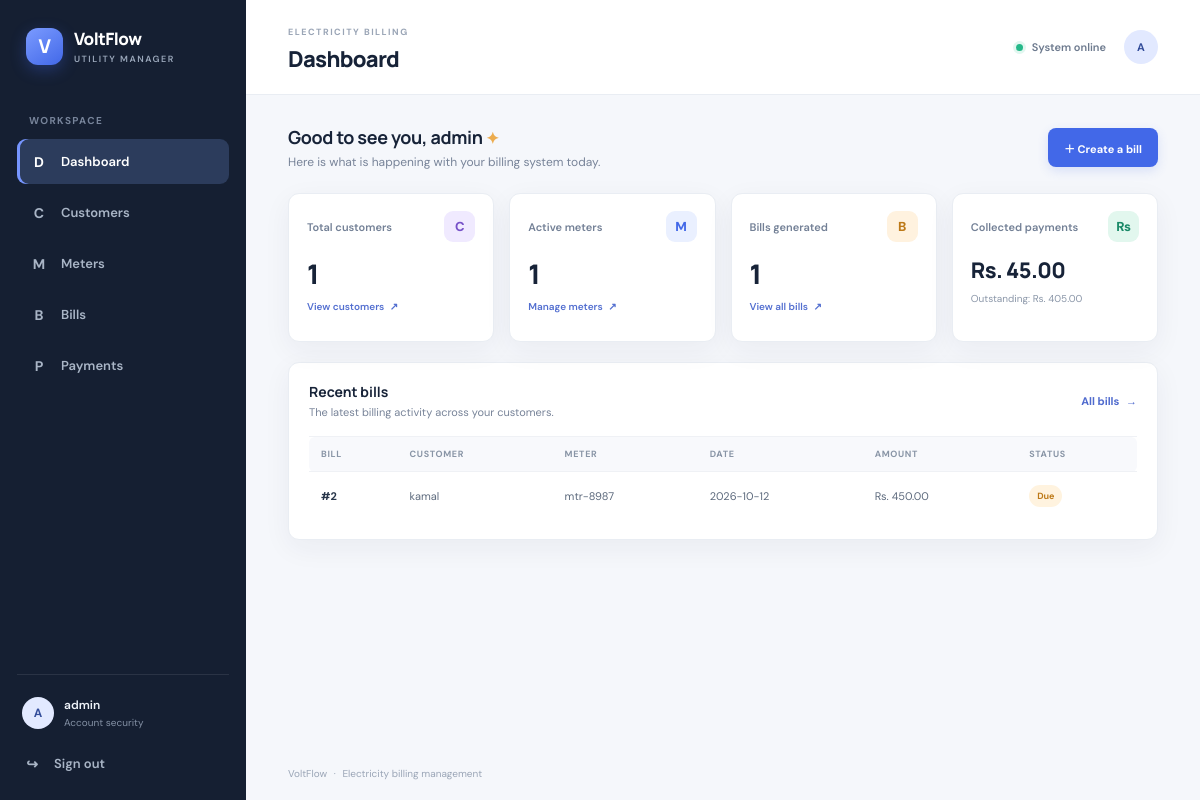
Screenshot of /electricity_billing/pages/dashboard.php (signed in) with the database file from the repository.
### tables this page shows
CREATE TABLE `bills` (
  `id` int(10) UNSIGNED NOT NULL,
  `meter_id` int(10) UNSIGNED NOT NULL,
  `units` decimal(10,2) NOT NULL,
  `total_amount` decimal(12,2) NOT NULL,
  `bill_date` date NOT NULL
);

CREATE TABLE `customers` (
  `id` int(10) UNSIGNED NOT NULL,
  `name` varchar(150) NOT NULL,
  `address` varchar(255) NOT NULL,
  `phone` varchar(30) NOT NULL
);

CREATE TABLE `meters` (
  `id` int(10) UNSIGNED NOT NULL,
  `customer_id` int(10) UNSIGNED NOT NULL,
  `meter_number` varchar(100) NOT NULL,
  `unit_rate` decimal(10,2) NOT NULL
);

### electricity_billing/pages/dashboard.php (the view, shortened to what this page needs)
<?php
require_once __DIR__ . '/../config/app.php';
$customerCount = (int) $conn->query('SELECT COUNT(*) FROM customers')->fetchColumn();
$meterCount = (int) $conn->query('SELECT COUNT(*) FROM meters')->fetchColumn();
$billCount = (int) $conn->query('SELECT COUNT(*) FROM bills')->fetchColumn();
$paymentTotal = (float) $conn->query('SELECT COALESCE(SUM(amount), 0) FROM payments')->fetchColumn();
$outstanding = (float) $conn->query('SELECT COALESCE(SUM(b.total_amount - COALESCE(p.paid, 0)), 0) FROM bills b LEFT JOIN (SELECT bill_id, SUM(amount) AS paid FROM payments GROUP BY bill_id) p ON p.bill_id = b.id WHERE b.total_amount > COALESCE(p.paid, 0)')->fetchColumn();
$recentBills = $conn->query('SELECT b.id, b.bill_date, b.total_amount, m.meter_number, c.name AS customer_name, COALESCE(p.paid, 0) AS paid FROM bills b JOIN meters m ON m.id = b.meter_id JOIN customers c ON c.id = m.customer_id LEFT JOIN (SELECT bill_id, SUM(amount) AS paid FROM payments GROUP BY bill_id) p ON p.bill_id = b.id ORDER BY b.id DESC LIMIT 6')->fetchAll();
?>
<div class="welcome-row"><div><h2>Good to see you, <?= e($_SESSION['user']) ?> <span class="wave">✦</span></h2><p>Here is what is happening with your billing system today.</p></div><a class="button button-primary" href="bill.php">＋ Create a bill</a></div>
<div class="stats-grid">
    <article class="stat-card"><div class="stat-top"><span class="stat-label">Total customers</span><span class="stat-icon icon-violet">C</span></div><div class="stat-value"><?= number_format($customerCount) ?></div><a href="customer.php" class="stat-link">View customers <span>↗</span></a></article>
    <article class="stat-card"><div class="stat-top"><span class="stat-label">Active meters</span><span class="stat-icon icon-blue">M</span></div><div class="stat-value"><?= number_format($meterCount) ?></div><a href="meter.php" class="stat-link">Manage meters <span>↗</span></a></article>
    <article class="stat-card"><div class="stat-top"><span class="stat-label">Bills generated</span><span class="stat-icon icon-amber">B</span></div><div class="stat-value"><?= number_format($billCount) ?></div><a href="bill.php" class="stat-link">View all bills <span>↗</span></a></article>
    <article class="stat-card"><div class="stat-top"><span class="stat-label">Collected payments</span><span class="stat-icon icon-green">₨</span></div><div class="stat-value stat-money">Rs. <?= number_format($paymentTotal, 2) ?></div><span class="stat-foot">Outstanding: Rs. <?= number_format($outstanding, 2) ?></span></article>
</div>
<section class="panel">
    <div class="panel-heading"><div><h3>Recent bills</h3><p>The latest billing activity across your customers.</p></div><a class="text-link" href="bill.php">All bills <span>→</span></a></div>
    <?php if (!$recentBills): ?>
        <div class="empty-state"><span class="empty-icon">▤</span><strong>No bills yet</strong><p>Add a customer and meter, then create your first bill.</p><a class="button button-secondary" href="customer.php">Add a customer</a></div>
    <?php else: ?>
        <div class="table-wrap"><table><thead><tr><th>Bill</th><th>Customer</th><th>Meter</th><th>Date</th><th>Amount</th><th>Status</th></tr></thead><tbody>
        <?php foreach ($recentBills as $bill): $isPaid = (float) $bill['paid'] >= (float) $bill['total_amount']; ?>
            <tr><td class="table-strong">#<?= (int) $bill['id'] ?></td><td><?= e($bill['customer_name']) ?></td><td><?= e($bill['meter_number']) ?></td><td><?= e($bill['bill_date']) ?></td><td>Rs. <?= number_format((float) $bill['total_amount'], 2) ?></td><td><span class="badge <?= $isPaid ? 'badge-paid' : 'badge-due' ?>"><?= $isPaid ? 'Paid' : 'Due' ?></span></td></tr>
        <?php endforeach; ?>
        </tbody></table></div>
    <?php endif; ?>
</section>

### electricity_billing/assets/css/style.css (style rules this page uses)
:root { --ink: #172338; --muted: #778398; --line: #e9edf3; --paper: #ffffff; --canvas: #f5f7fb; --blue: #4268e8; --blue-dark: #3457d5; --green: #168b65; --sidebar: #151f32; --sidebar-muted: #9ba8bb; --shadow: 0 8px 28px rgba(29, 45, 73, .055); }
* { box-sizing: border-box; }
body { margin: 0; font-family: "DM Sans", "Segoe UI", sans-serif; color: var(--ink); background: var(--canvas); font-size: 14px; }
a { color: inherit; text-decoration: none; }
.app-body { min-height: 100vh; }
.welcome-row, .page-intro { display: flex; align-items: center; justify-content: space-between; gap: 18px; margin-bottom: 23px; }
.welcome-row h2, .page-intro h2 { margin: 0 0 5px; font: 700 18px "Manrope", sans-serif; letter-spacing: -.35px; }
.welcome-row p, .page-intro p, .panel-heading p { margin: 0; color: var(--muted); font-size: 12px; }
.wave { color: #ecac4e; font-size: 16px; }
.button { min-height: 39px; display: inline-flex; justify-content: center; align-items: center; gap: 8px; padding: 0 15px; border: 1px solid transparent; border-radius: 8px; font-size: 11px; font-weight: 700; transition: .16s ease; white-space: nowrap; }
.button-primary { color: #fff; background: var(--blue); box-shadow: 0 4px 11px rgba(66, 104, 232, .16); }
.stats-grid { display: grid; grid-template-columns: repeat(4, minmax(0, 1fr)); gap: 15px; margin-bottom: 20px; }
.stat-card, .panel { border: 1px solid var(--line); border-radius: 11px; background: var(--paper); box-shadow: var(--shadow); }
.stat-card { min-height: 149px; padding: 17px 18px 13px; }
.stat-top { display: flex; align-items: center; justify-content: space-between; }
.stat-label { color: #738096; font-size: 11px; font-weight: 600; }
.stat-icon { width: 31px; height: 31px; display: grid; place-items: center; border-radius: 9px; font-size: 13px; font-weight: 800; }
.icon-violet { color: #7651c8; background: #f0eaff; }
.icon-blue { color: #4268e8; background: #eaf0ff; }
.icon-amber { color: #bd7917; background: #fff2df; }
.icon-green { color: #198967; background: #e2f7ee; }
.stat-value { margin-top: 13px; font: 800 27px "Manrope", sans-serif; letter-spacing: -1px; }
.stat-money { font-size: clamp(17px, 1.8vw, 23px); letter-spacing: -.55px; white-space: nowrap; }
.stat-link, .stat-foot { display: inline-block; margin-top: 8px; color: #8a96a8; font-size: 10px; }
.stat-link { color: #536fd0; font-weight: 600; }
.stat-link span { padding-left: 3px; }
.panel { margin-bottom: 19px; padding: 19px 20px; }
.panel-heading { display: flex; align-items: center; justify-content: space-between; gap: 12px; margin-bottom: 17px; }
.panel-heading h3 { margin: 0 0 4px; font: 700 14px "Manrope", sans-serif; }
.panel-heading p { font-size: 11px; }
.text-link { color: #506bce; font-size: 11px; font-weight: 700; }
.text-link span { padding-left: 4px; }
.table-wrap { width: 100%; overflow-x: auto; }
table { width: 100%; border-collapse: collapse; text-align: left; white-space: nowrap; }
th { padding: 11px 12px; color: #8995a6; background: #f8f9fc; border-top: 1px solid #eff1f5; border-bottom: 1px solid #eff1f5; font-size: 9px; font-weight: 700; letter-spacing: .65px; text-transform: uppercase; }
th:first-child { border-radius: 6px 0 0 6px; }
th:last-child { border-radius: 0 6px 6px 0; }
td { padding: 13px 12px; border-bottom: 1px solid #f0f2f6; color: #5d6a7d; font-size: 11px; }
tbody tr:last-child td { border-bottom: 0; }
.table-strong { color: #28364a; font-weight: 700; }
.badge { display: inline-flex; align-items: center; min-height: 22px; padding: 0 8px; border-radius: 20px; font-size: 9px; font-weight: 700; }
.badge-due { color: #bd7917; background: #fff3df; }

### rows the page displays
bills: id "2", customers.name "kamal", meter.meter_number "mtr-8987", bill_date "2026-10-12", total_amount "450.00", shows "Due"

### other values shown
substr($item[0], 0, 1) "D"
$item[0] "Dashboard"
substr($item[0], 0, 1) "C"
$item[0] "Customers"
substr($item[0], 0, 1) "M"
$item[0] "Meters"
substr($item[0], 0, 1) "B"
$item[0] "Bills"
substr($item[0], 0, 1) "P"
$item[0] "Payments"
substr($_SESSION['user'], 0, 1) "A"
$_SESSION['user'] "admin"
$title "Dashboard"
$customerCount "1"
$meterCount "1"
